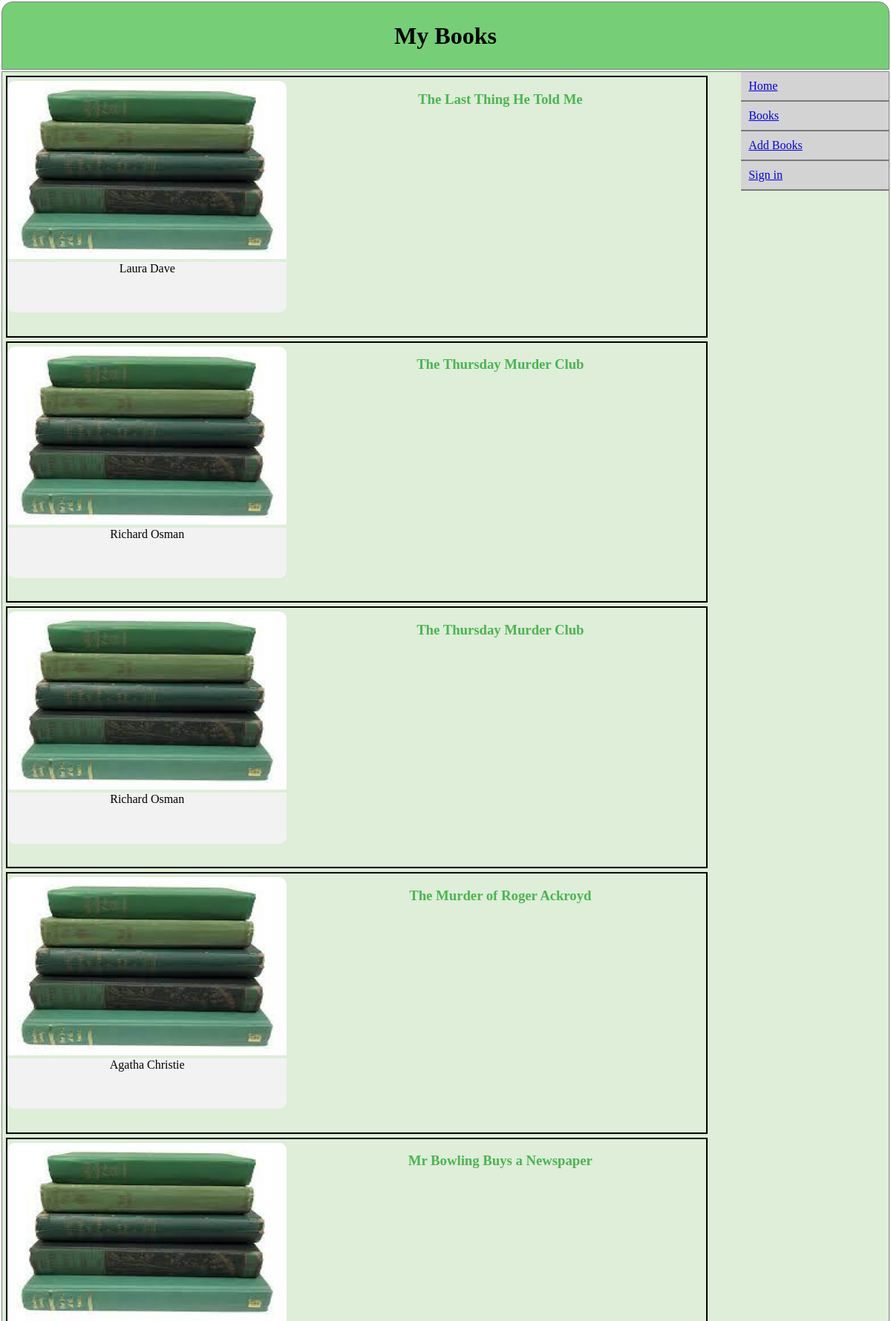
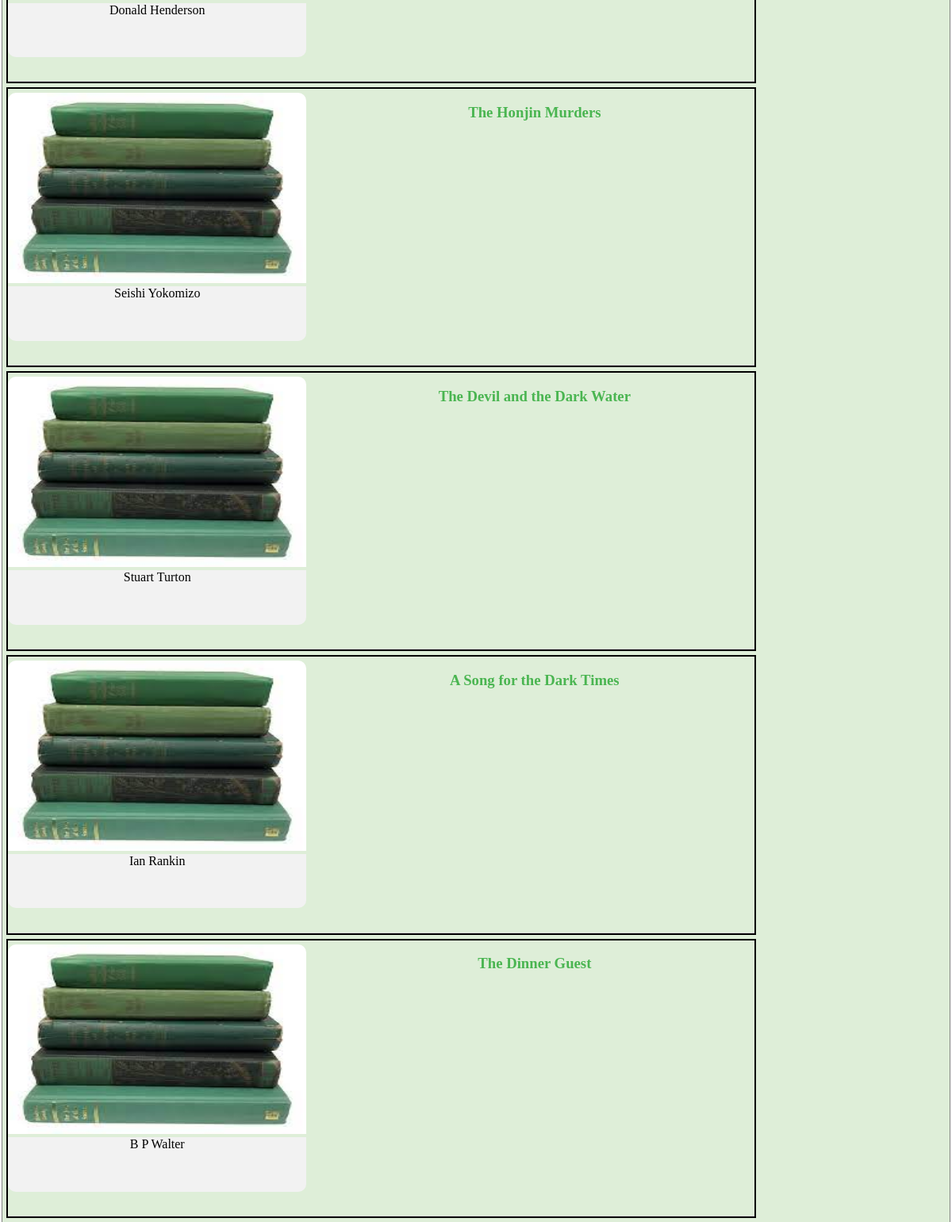
The app's page /book_page (upper part) with its own data (2 pictures, top to bottom).
### quiz5.py (models this page shows, shortened)
class Book_info(sql.Model):
    id = sql.Column(sql.Integer, primary_key=True)
    title = sql.Column(sql.VARCHAR(50))
    author = sql.Column(sql.VARCHAR(25))

### quiz5.py (the view)
@app.route('/book_page')
def book_page():
    all_books = Book_info.query.all()
    return render_template('book_page.html', all_books= all_books)

### templates/book_page.html
{%extends 'base.html'%}
{% block content %}
    {% for each in all_books %}
        <div class="item">
            <div class="item_main">
                <div class="img_fitter">
                    <img src="static/img/bk.jpg">
                    <div class="author">{{each.author}}</div>
                </div>
                <div class="text">
                    <h3>{{each.title}}</h3>
                </div>
            </div>
        </div>
    {%endfor%}
{% endblock %}

### templates/base.html (shortened to what this page needs)
<!DOCTYPE html>
<html lang="en">
<head>
    <link rel="stylesheet" href="static/style.css">
</head>
<body>
    <div class="container">
        <header>
            <h1>My Books</h1>
        </header>
        <div class="content">
            <form method="post">
                {% block content %}{% endblock %}
            </form>
            <aside>
                <ul>
                    <li><a href="{{url_for('home')}}">Home</a></li>
                    <li><a href="{{url_for('book_page')}}">Books</a></li>
                    <li><a href="{{url_for('add_books')}}">Add Books</a></li>
                    {%if 'username' in session%}
                    <li><a href="{{url_for('logout')}}">Log out</a></li>
                    {% else %}
                    <li><a href="{{url_for('login')}}">Sign in</a></li>
                    {%endif%}
                </ul>
            </aside>
        </div>
</div>
</body>
</html>

### static/style.css (style rules this page uses)
body { margin: 0; padding: 0; }
.container { width: 100%; height: 600px; }
header, footer { background-color: #76cf76; }
.content { min-height: 450px; display: flex; background-color: #deeed8; }
form, aside { height: 90%; }
header, .content, footer { border: solid 1px grey; margin: 2px; }
header { border-radius: 15px 15px 0px 0px; height: 15%; display: flex; align-items: center; flex-direction: row-reverse; }
header h1 { margin: auto; }
form { width: 80%; height: 100%; text-align: center; }
aside { width: 20%; height: 100%; color: green; }
aside ul li { list-style-type: none; padding: 10px; background-color: lightgray; border-bottom: solid 2px #797979; }
aside ul { margin: 0; }
.img_fitter { flex: 2; margin-top: 5px; }
.text { flex: 3; }
.item { height: 47%; margin: 5px; border: solid 2px black; display: flex; flex-direction: column; }
.item_main { border-bottom: solid 1px #d2d2d2; display: flex; }
.img_fitter img { border-radius: 10px 10px 0px 0px; height: 70%; width: 100%; }
.img_fitter .author { border-radius: 0px 0px 10px 10px; color: black; height: 20%; background-color: #f2f2f2; text-align: center; }
h3 { color: #4ab551; margin-left: 10px; }

### records on screen
Book_info: author "Laura Dave", title "The Last Thing He Told Me"
Book_info: author "Richard Osman", title "The Thursday Murder Club"
Book_info: author "Richard Osman", title "The Thursday Murder Club"
Book_info: author "Agatha Christie", title "The Murder of Roger Ackroyd"
Book_info: author "Donald Henderson", title "Mr Bowling Buys a Newspaper"
Book_info: author "Seishi Yokomizo", title "The Honjin Murders"
Book_info: author "Stuart Turton", title "The Devil and the Dark Water"
Book_info: author "Ian Rankin", title "A Song for the Dark Times"
Book_info: author "B P Walter", title "The Dinner Guest"
